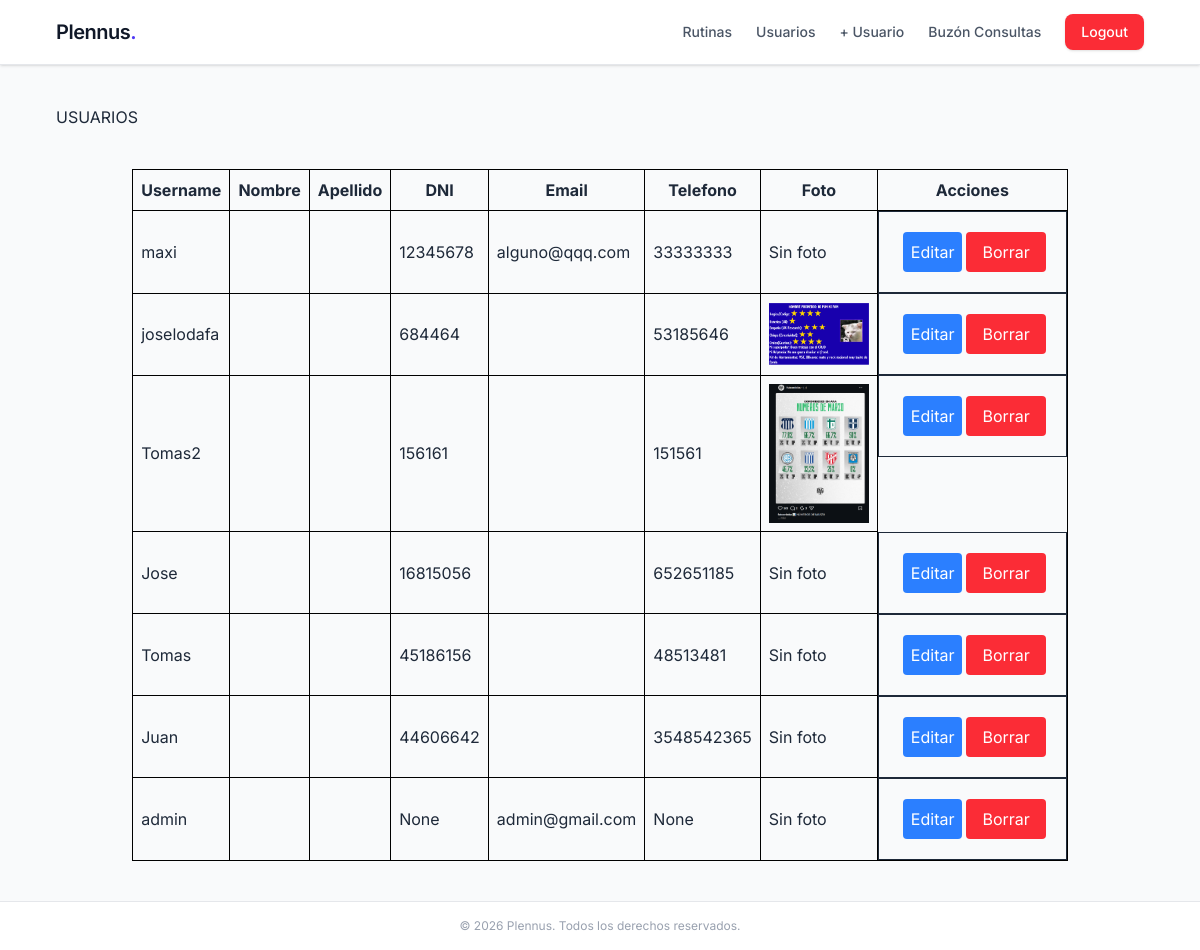
Page /usuarios/ (signed in) on the earlier database version.
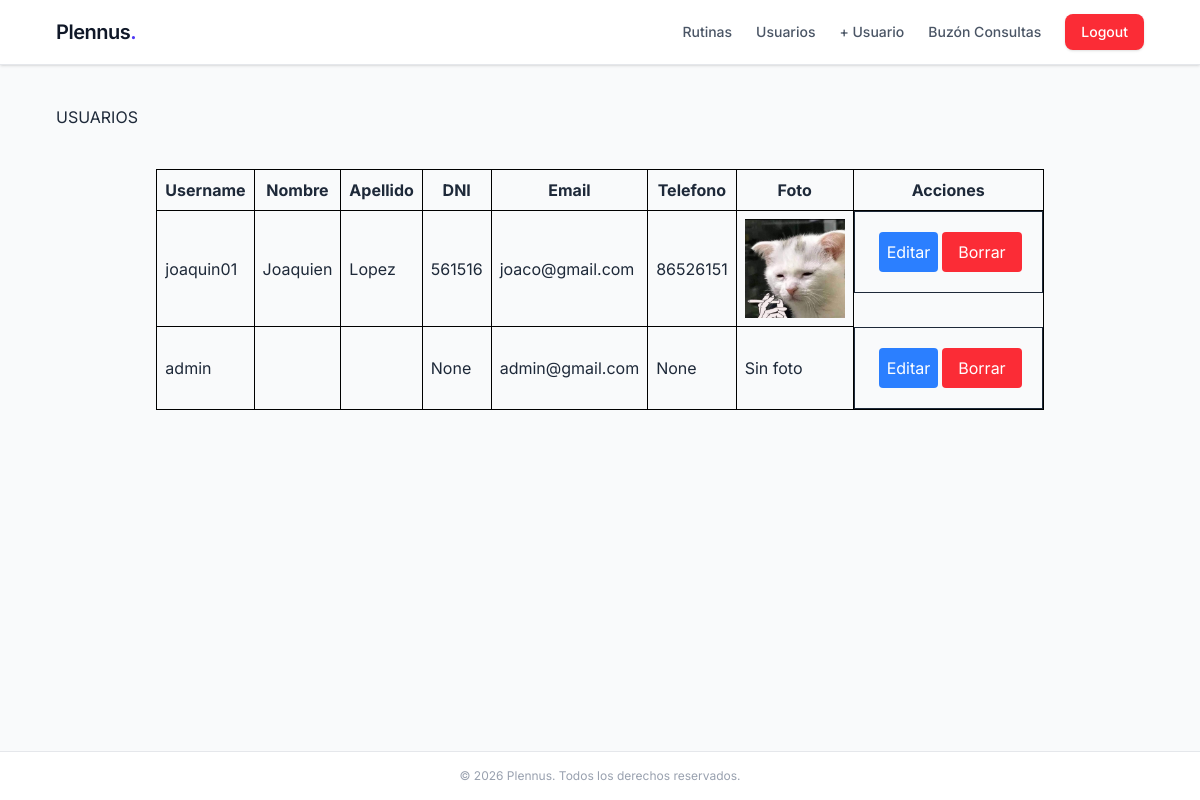
Same page on the later database version.
### usuarios/models.py (models this page shows, shortened)
class UsuarioPersonalizado(AbstractUser):
    telefono = models.CharField(max_length=20, null=True, blank=True)
    dni = models.CharField(max_length=8, null= True, blank=True)
    foto_perfil = models.ImageField(upload_to='users_fp', null=True, blank=True)
    fecha_nacimiento = models.DateField(null=True, blank=True)
    rol_usuario = models.ForeignKey(Group, on_delete=models.CASCADE, null=True, blank=True)

### usuarios/views.py (the view)
# urls.py: path('', views.get_usuarios, name='get_usuarios'),
@login_required
@permission_required('usuarios.view_usuariopersonalizado')
def get_usuarios(request):
    usuarios = UsuarioPersonalizado.objects.filter(is_active=True).order_by("-id")
    return render(request, 'usuarios/get_usuarios.html', {'usuarios': usuarios})

### usuarios/templates/usuarios/get_usuarios.html (shortened to what this page needs)
{% extends 'usuarios/base.html' %}
{% load widget_tweaks %}
{% block body %}
<h1 >USUARIOS</h1>
<table class="border-collapse border border-black mx-auto mt-10 p-6">
    <thead>
        <tr>
            <th class="border border-black p-2">Username</th>
            <th class="border border-black p-2">Nombre</th>
            <th class="border border-black p-2">Apellido</th>
            <th class="border border-black p-2">DNI</th>
            <th class="border border-black p-2">Email</th>
            <th class="border border-black p-2">Telefono</th>
            <th class="border border-black p-2">Foto</th>
            <th class="border border-black p-2">Acciones</th>
        </tr>
    </thead>
    <tbody>
        {% for usuario in usuarios %}
        <tr>
            <td  class="border border-black p-2">{{usuario.username}}</td>
            <td  class="border border-black p-2">{{usuario.first_name}}</td>
            <td  class="border border-black p-2">{{usuario.last_name}}</td>
            <td  class="border border-black p-2">{{usuario.dni}}</td>
            <td  class="border border-black p-2">{{usuario.email}}</td>
            <td  class="border border-black p-2">{{usuario.telefono}}</td>
            <td  class="border border-black p-2">
                {% if usuario.foto_perfil %}
                    <img src="{{usuario.foto_perfil.url}}" alt="imagen {{usuario.foto_perfil}}" width="100px">
                {%else%}
                    Sin foto
                {% endif %}
            </td>
            <td class="p-5 flex border">
                 <a class="p-2 bg-blue-500 rounded text-white cursor-pointer hover:bg-blue-700 mx-1" href="{%url 'editar_usuario' usuario.id %}">Editar</a>
                <form action="{% url 'borrar_usuario' usuario.id %}" method="post">
                        <button  class="bg-red-500 hover:bg-red-600 text-white px-4 py-2 rounded cursor-pointer">Borrar</button>
                </form>
            </td>
        </tr>
    </tbody>
    {% endfor %}
</table>
{% endblock %}

Differences in the rows shown:
removed UsuarioPersonalizado: username "maxi", dni "12345678", email "alguno@qqq.com", telefono "33333333", foto_perfil "Sin foto"
removed UsuarioPersonalizado: username "joselodafa", dni "684464", telefono "53185646", foto_perfil (picture)
removed UsuarioPersonalizado: username "Tomas2", dni "156161", telefono "151561", foto_perfil (picture)
removed UsuarioPersonalizado: username "Jose", dni "16815056", telefono "652651185", foto_perfil "Sin foto"
removed UsuarioPersonalizado: username "Tomas", dni "45186156", telefono "48513481", foto_perfil "Sin foto"
changed UsuarioPersonalizado: username "Juan" → "joaquin01"; first_name (not shown) → "Joaquien"; last_name (not shown) → "Lopez"; dni "44606642" → "561516"; email (not shown) → "joaco@gmail.com"; telefono "3548542365" → "86526151"; foto_perfil: picture added; no longer shows "Sin foto"
